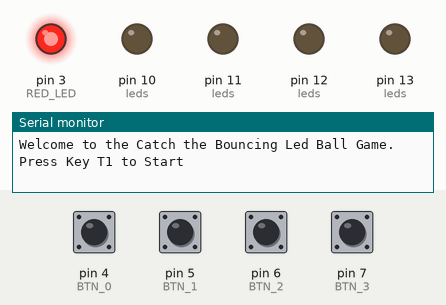
Recording of a sketch running on a simulated Arduino Uno, built with avr-gcc and run on an emulated ATmega328P. On the bench: output pins drawn as LEDs (lit = HIGH), the last lines printed to the serial monitor. The inputs (shaded band) are chosen by the test bench; at power-on: pin 4 (BTN_0), pin 5 (BTN_1), pin 6 (BTN_2), pin 7 (BTN_3) LOW.

Above: at 1.25 s.
1.3 s: pin 4 (BTN_0) pulled HIGH for 0.15 s
At 3.0 s:
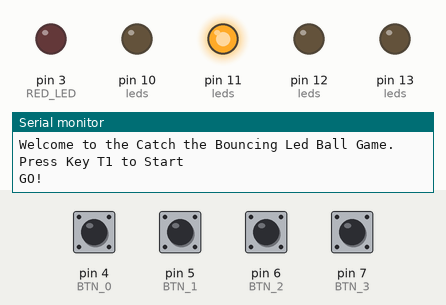
At 4.5 s:
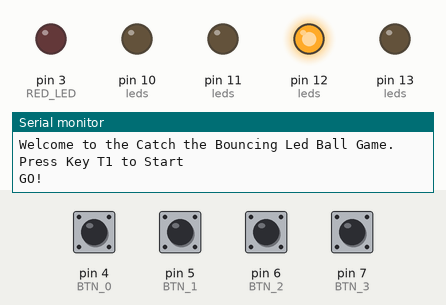
Timing chart, 0 to 11.5 s (numbered marks = the images above; inputs shaded):
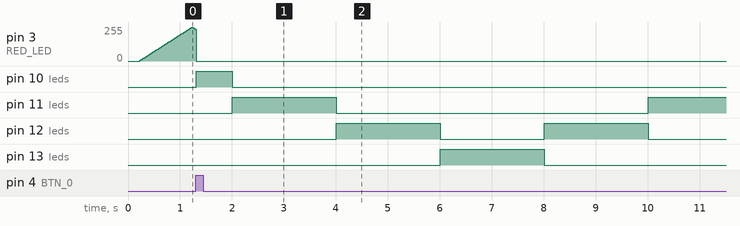

The sketch:

catch_the_bouncing_led_ball.ino
```cpp
#define N_GREEN_LEDS 4
#define N_BUTTONS 4

#define LED_0 10
#define LED_1 11
#define LED_2 12
#define LED_3 13

#define BTN_0 4
#define BTN_1 5
#define BTN_2 6
#define BTN_3 7

#define RED_LED 3
#define POT_PIN A0

#include <EnableInterrupt.h>
#include <avr/sleep.h>

const int ON = HIGH;
const int OFF = LOW;
unsigned int S = 2000; //Timer-millis per switch Leds
unsigned int T1 = 10000; //Timer-millis per pausa ogni 10s
unsigned int T2 = 3000; //Timer-millis per premere il bottone

long tPressed;
long dtPressed;
long debouncingDelay = 200;
int cont = 0;
int conteggio = OFF;
int gameStatus;
int frequency = 2;
int difficulty = 1;
int factor = 250;
int buttonToPress = 0;
int score = 0;

int fadeAmount = 5;
int currIntensity = 0;
int positionButtonPressed = 0;
int pos = 0;

unsigned long tBeforeSleep;
unsigned long dtBeforeSleep;
unsigned long t1, dt;
unsigned long tSwitch;
unsigned long dtSwitch;

boolean isSleepModeOn;
boolean firstTimeGameCore = true;
boolean isGameOver = false;
boolean freezeLeds = false;
boolean startTimingPause = false;
boolean reverse = false;
boolean isSetUpGameInit = false;
boolean isSetUpGameIntro = false;
boolean startTheGame = false;

int leds[N_GREEN_LEDS] = {LED_0, LED_1, LED_2, LED_3};
int buttons[N_BUTTONS] = {BTN_0, BTN_1, BTN_2, BTN_3};

void setup() {
  Serial.begin(9600);

  Serial.println("Welcome to the Catch the Bouncing Led Ball Game. Press Key T1 to Start");

  enableInterrupt(BTN_0, startGame, CHANGE);
  enableInterrupt(BTN_1, disableSleepMode, RISING);
  enableInterrupt(BTN_2, disableSleepMode, RISING);
  enableInterrupt(BTN_3, disableSleepMode, RISING);

  difficulty = 1;
  conteggio = OFF;
  isSleepModeOn = false;
  gameStatus = 1;
  isSetUpGameInit = false;
  isSetUpGameIntro = false;
}

void loop() {
  switch(gameStatus) {
    case 1:
      setUpGameIntro();
      gameIntro();
      break;

    case 2:
      playGame();
      break;
  }
}

void setUpGameIntro() {
  if (!isSetUpGameIntro) {
    delay(200);
    enableInterrupt(BTN_0, startGame, RISING);
    isSetUpGameIntro = true;
  }
}

void gameIntro() {
    fadeLed();

    if (timeBeforeSleep(10000)) {
       deepSleepingMode();
    }
}

void playGame() {
  setUpPlayGame();
  initPins();
  ledInGame();
}

void setUpPlayGame() {
    if (!isSetUpGameInit) {
    Serial.println("GO!");
    analogWrite(RED_LED, LOW);
    //Ad inizio partita va inserito questo led a HIGH per far partire il ciclo di shiftLeds
    if (firstTimeGameCore) {
      digitalWrite(leds[0], HIGH);
      firstTimeGameCore = false;
      difficulty = map(analogRead(POT_PIN),0, 1023, 1, 8);

      for (int i = 0; i < N_GREEN_LEDS; i++) {
        pinMode(leds[i], OUTPUT);
        enableInterrupt(buttons[i], pressedButton, RISING);
      }
    }

    S = 2000;   //Timer-millis per switch Leds
    T1 = 10000; //Timer-millis per pausa ogni 10s
    T2 = 3000;  //Timer-millis finestra temporale per premere bottone giusto

    tSwitch = millis();
    isSetUpGameInit = true;
    startTheGame = true;
    }
}

void initPins() {
   disableInterrupt(BTN_0);

   for (int i = 0; i < N_GREEN_LEDS; i++) {
        pinMode(leds[i], OUTPUT);
        enableInterrupt(buttons[i], pressedButton, CHANGE);
   }
}

void pressedButton() {
  if (digitalRead(BTN_0)) {
    positionButtonPressed = 0;
  } else if (digitalRead(BTN_1)) {
    positionButtonPressed = 1;
  } else if (digitalRead(BTN_2)) {
    positionButtonPressed = 2;
  } else if (digitalRead(BTN_3)) {
    positionButtonPressed = 3;
  }
}

void ledInGame() {
  if (!isGameOver) {
    if (timeBetweenLeds(S)) {
      if (!freezeLeds) {
        shiftLeds();
      }
    }

    // vai in pausa
    if (timeBeforePause(T1)) {
      startTimingPause = false;
      pauseLed();

      delay(T2);
      timeToPressButtonFinished();
    }
  }
}

void timeToPressButtonFinished() {
  freezeLeds = false;

  //Controllo se è stato premuto il bottone giusto o no.
  if (positionButtonPressed == buttonToPress) {
      score += 100;
      Serial.print("New point! Score: ");
      Serial.println(score);
  } else {
    restartGame();
  }

  //Resettiamo il bottone premuto precedentemente
  positionButtonPressed = -1;

  //Ogni volta che viene premuto il pulsante diminuiamo la velocità dei LEDS
  reduceTimesGame();
}

void reduceTimesGame() {
  unsigned int resultS;
  unsigned int resultT2;

  resultS = S - (factor * difficulty);
  if (resultS > 200 && resultS <= 2000) {
    S -= (factor * difficulty);
  } else {
    S = 50;
  }

  resultT2 = T2 - (factor * difficulty);
  if (resultT2 > 50 && resultT2 <= 3000) {
    T2 -= (factor * difficulty);
  } else {
    T2 = 50;
  }
}

void initLeds() {
  pos = 0;

  digitalWrite(leds[0], LOW);
  digitalWrite(leds[1], LOW);
  digitalWrite(leds[2], LOW);
  digitalWrite(leds[3], LOW);
}

void restartGame() {
  initLeds();
  isGameOver = true;

  Serial.print("Game Over. Final Score: ");
  Serial.println(score);
  delay(10000);
  isGameOver = false;
  isSetUpGameInit = false;
  isSetUpGameIntro = false;
  startTheGame = false;

  score = 0;
  gameStatus = 1;
  currIntensity = 0;
  fadeAmount = 5;

  tBeforeSleep = millis();
  t1 = millis();
}

void pauseLed() {
  freezeLeds = true;
  //memorizziamo il LED che dobbiamo premere e che rimane acceso
  buttonToPress = findActiveLed();
}

int findActiveLed() {
  for (int i = 0; i <= 3; i++) {
        if (digitalRead(leds[i])) {
           return i;
        }
    }
}

//vai in pausa dopo 10s che è iniziato il gioco poi ricomincia.
int timeBeforePause(int timeBefore) {
  int ret = 0;

  dtSwitch = millis() - tSwitch;

  //scatta l'interrupt
  if (dtSwitch >= timeBefore) {
      tSwitch = millis();
      ret = 1;
  }

  return ret;
}

//Timer-millis intervallo tra 1 Led e un altro: parte da 4s
int timeBetweenLeds(int timerInterval) {
  static unsigned long t1, dt;
  int ret = 0;

  dt = millis() - t1;

  //scatta l'interrupt
  if (dt >= timerInterval) {
      t1 = millis();
      ret = 1;
  }

  return ret;
}

void shiftLeds() {
  //Right --> Left
  if (!reverse){
    for (int i = 0; i <= 3; i++) {
        if (digitalRead(leds[i]) == HIGH) {
           if (!freezeLeds) {
              pos = i;
              digitalWrite(leds[pos], LOW);
           }
        }
    }

    if (pos < 3) {
      digitalWrite(leds[pos+1], HIGH);
    } else {
      reverse = true;
    }
  }

  if (reverse) {
    //Left --> Right
    for (int j = 3; j >= 0; j--) {
        if (digitalRead(leds[j]) == HIGH) {
            if (!freezeLeds) {
                pos = j;
                digitalWrite(leds[pos], LOW);
            }
        }
    }

    if (pos > 0) {
        digitalWrite(leds[pos-1], HIGH);
        } else {
        digitalWrite(leds[pos+1], HIGH);
        reverse = false;
      }
    }
}

void middleGap() {
  delay(200);
  enableInterrupt(BTN_0, startGame, RISING);
}

void deepSleepingMode() {
  enableInterrupt(BTN_0, disableSleepMode, RISING);
  isSleepModeOn = true;
  analogWrite(RED_LED, LOW);
  //Se delay < 50 stampa 2 volte il messaggio iniziale e NON stampa SLEEP MODE ON
  delay(50);
  set_sleep_mode(SLEEP_MODE_PWR_DOWN);
  sleep_enable();
  sleep_mode();
}

//vai in SLEEP-MODE dopo 10s
int timeBeforeSleep(int timer) {
  int ret = 0;

  dtBeforeSleep = millis() - tBeforeSleep;

  //scatta l'interrupt
  if (dtBeforeSleep >= timer) {
      tBeforeSleep = millis();
      ret = 1;
  }

  return ret;
}

void fadeLed() {
  analogWrite(RED_LED, currIntensity);
  currIntensity = currIntensity + fadeAmount;

  if (currIntensity == 0 || currIntensity == 255) {
      fadeAmount = -fadeAmount;
  }

  delay(20);
}

void startGame() {
  delay(1000);
  //if (!startTheGame) {
    //disableInterrupt(BTN_0);
  //}

  if (digitalRead(BTN_0) == HIGH) {
     gameStatus = 2;
  }
}

void disableSleepMode() {
    isSleepModeOn = false;
    gameIntro();
    middleGap();
}
```

Measured:
- after the input at 1.3 s, pin 10 (leds): LOW → HIGH at once, → LOW 0.70 s later; pin 11 (leds): LOW → HIGH after 0.71 s, → LOW 2.0 s later, → HIGH 6.0 s later; pin 12 (leds): alternates HIGH for 2.0 s and LOW for 2.0 s, starting after 2.7 s; pin 13 (leds): LOW → HIGH after 4.7 s, → LOW 2.0 s later
